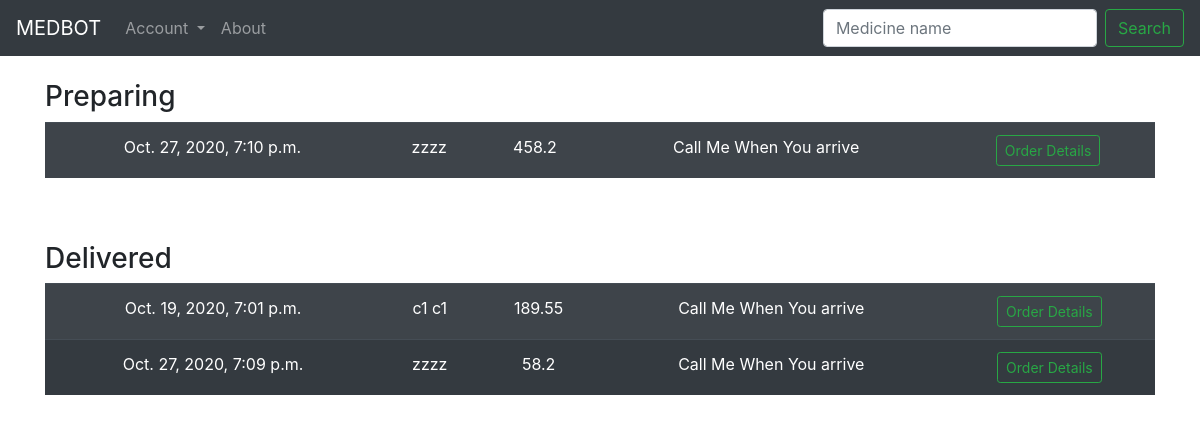
/Pharmacy-Order-History (signed in), run on an earlier commit of the app's database.
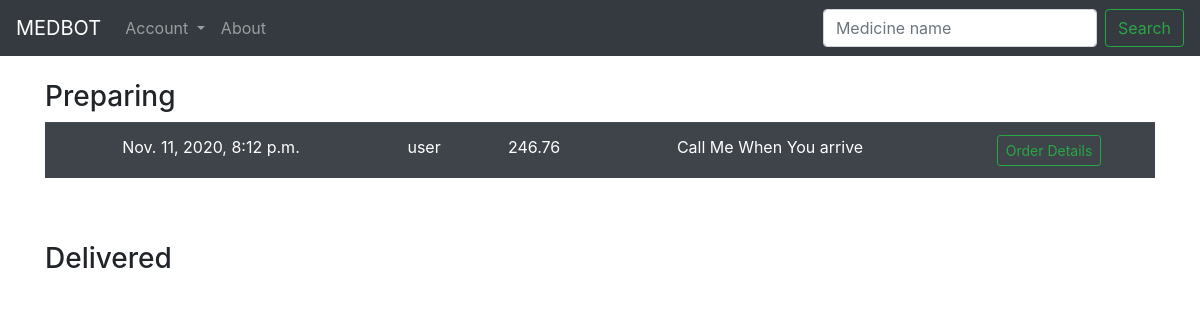
And on a later commit of the database.
### medbot_app/models.py (models this page shows, shortened)
class Order(models.Model):
	ONPROCESS = 'OP'
	ONTHEWAY = 'OTW'
	DELIVERED = 'DV'
	DELIVERYSTATUS = [
		(ONPROCESS, 'Processing'),
		(ONTHEWAY, 'On the way'),
		(DELIVERED, 'Medicine Delivered')
	]
	CASHONDELVRY = 'COD'
	BKASH = 'BKS'
	ROCKET = 'RKT'
	CARD = 'CRD'
	PAYPAL = 'PPL'
	PAYMENTOPTIONS = [
		(CASHONDELVRY, 'Cash On Delivery'),
		(BKASH, 'Bkash'),
		(ROCKET, 'Rocket'),
		(CARD, 'ATM Card'),
		(PAYPAL, 'PayPal')
	]
	order_id = models.BigAutoField(primary_key = True)
	order_date = models.DateTimeField(auto_now_add=True)
	pharmacy_id = models.ManyToManyField(Employee)
	customer_id = models.ForeignKey(Customer, on_delete = models.CASCADE)
	delivery_id = models.ForeignKey(Delivery, on_delete = models.CASCADE)
	delivery_status = models.CharField(max_length = 3, choices = DELIVERYSTATUS, default = ONPROCESS)
	rating = models.IntegerField()
	order_quantity = models.IntegerField(default= 5)
	med_ids = models.ManyToManyField(Inventory)
	order_status = models.BooleanField(default=False)
	order_type = models.CharField(max_length = 3, choices = PAYMENTOPTIONS, default = CASHONDELVRY)
	delivery_note = models.CharField(max_length = 100, default = "Call me when you arrive")
	order_cost = models.CharField(max_length = 10, default = "10")
	order_longT = models.CharField(max_length = 20, default= "90.40")
	order_latiT = models.CharField(max_length = 20, default= "20.40")
	orered_cart = models.ManyToManyField(OrderedCart)

class Customer(models.Model):
	customer_name = models.CharField(max_length = 100)
	customer_id = models.BigAutoField(primary_key = True, serialize = False)
	birthdate = models.DateField()
	customer_address = models.CharField(max_length = 254)
	customer_password = models.CharField(max_length = 100)
	customer_email = models.EmailField(max_length = 254)
	customer_phone = models.CharField(max_length = 15)
	customer_longT = models.CharField(max_length = 20, default= "90.40")
	customer_latiT = models.CharField(max_length = 20, default= "20.40")
	def __str__(self):
		return self.customer_name

### medbot_app/views.py (the view)
# urls.py: path('Pharmacy-Order-History', views.orderdetailsE, name='orderdetailsE'),
def orderdetailsE(request):
	if request.session.is_empty():
		return redirect('loginC')
	else:
		obj = Order.objects.filter(pharmacy_id = request.session['userId'], delivery_status= 'OP')
		objx = Order.objects.filter(pharmacy_id = request.session['userId'], delivery_status= 'OTW')
		objy = Order.objects.filter(pharmacy_id = request.session['userId'], delivery_status= 'DV')
		context = {'op': obj, 'otw': objx, 'dv': objy}
		return render(request, 'orderdetailsE.html', context)

### medbot_app/templates/orderdetailsE.html (shortened to what this page needs)
{% extends 'baseE.html' %}
{% block content %}
<h3>Preparing</h3>
	{% if op %}
	<table class="table table-striped table-dark">
		{% for things in op %}
			<form action="{% url 'orderDetails' things.order_id %}" method="POST">
				<tr>
					<td><center>{{ things.order_date }}</center></td>
					<td><center>{{ things.customer_id }}</td>
					<td><center>{{ things.order_cost }}</td>
					<td><center>{{ things.delivery_note }}</td>
					<td><center><button type="submit" class="btn btn-outline-success btn-sm">Order Details</button></center></td>
				</tr>
			</form>
		{% endfor %}
	</table>
	{% endif %}
<br><br>
<h3>Delivered</h3>
	{% if dv %}
	<table class="table table-striped table-dark">
		{% for things in dv %}
			<form action="{% url 'orderDetails' things.order_id %}" method="POST">
				<tr>
					<td><center>{{ things.order_date }}</center></td>
					<td><center>{{ things.customer_id }}</td>
					<td><center>{{ things.order_cost }}</td>
					<td><center>{{ things.delivery_note }}</td>
					<td><center><button type="submit" class="btn btn-outline-success btn-sm">Order Details</button></center></td>
				</tr>
			</form>
		{% endfor %}
	</table>
	{% endif %}
{% endblock %}

### medbot_app/templates/baseE.html (shortened to what this page needs)
<!doctype html>
<html lang="en">
  <head>
    <link rel="stylesheet" href="https://stackpath.bootstrapcdn.com/bootstrap/4.5.0/css/bootstrap.min.css">
  </head>
  <body>
  	<nav class="navbar navbar-expand-lg navbar-dark bg-dark">
	  <a class="navbar-brand" href="{% url 'pharmacypage' %}">MEDBOT</a>
	  <div class="collapse navbar-collapse" id="navbarSupportedContent">
	    <ul class="navbar-nav mr-auto">
	    	<li class="nav-item dropdown">
	        <a class="nav-link dropdown-toggle" href="#" id="navbarDropdown" role="button" data-toggle="dropdown" aria-haspopup="true" aria-expanded="false">
	          Account
	        </a>
	      </li>
	      <li class="nav-item">
	        <a class="nav-link" href="{% url 'aboutE' %}">About</a>
	      </li>
	    </ul>
	    <form class="form-inline my-2 my-lg-0" action="{% url 'pharmacypage' %}" method = "POST">
	      <input class="form-control mr-sm-2" type="search" placeholder="Medicine name" aria-label="Search" name="search">
	      <button class="btn btn-outline-success my-2 my-sm-0" type="submit">Search</button>
	    </form>
	  </div>
	</nav>
  	<br>
  	<div class="container">
    	{% block content %}
		{% endblock %}
	</div>
  </body>
</html>

What changed in the data, as far as the page shows it:
removed Order: order_date "Oct. 27, 2020, 7:10 p.m.", customer_id "zzzz", order_cost "458.2", delivery_note "Call Me When You arrive", shown under "Preparing"
removed Order: order_date "Oct. 19, 2020, 7:01 p.m.", customer_id "c1 c1", order_cost "189.55", delivery_note "Call Me When You arrive", shown under "Delivered"
removed Order: order_date "Oct. 27, 2020, 7:09 p.m.", customer_id "zzzz", order_cost "58.2", delivery_note "Call Me When You arrive", shown under "Delivered"
added Order: order_date "Nov. 11, 2020, 8:12 p.m.", customer_id "user", order_cost "246.76", delivery_note "Call Me When You arrive", shown under "Preparing"
